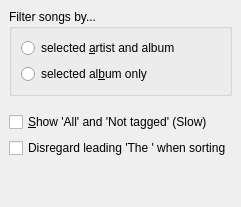
         <widget class="QWidget" name="libraryPage">
          <layout class="QVBoxLayout">
           <property name="spacing">
            <number>6</number>
           </property>
           <property name="leftMargin">
            <number>9</number>
           </property>
           <property name="topMargin">
            <number>9</number>
           </property>
           <property name="rightMargin">
            <number>9</number>
           </property>
           <property name="bottomMargin">
            <number>9</number>
           </property>
           <item>
            <widget class="QGroupBox" name="groupBox_6">
             <property name="title">
              <string>Filter songs by...</string>
             </property>
             <layout class="QVBoxLayout">
              <item>
               <widget class="QRadioButton" name="filterByBothRadio">
                <property name="text">
                 <string>selected &amp;artist and album</string>
                </property>
               </widget>
              </item>
              <item>
               <widget class="QRadioButton" name="filterByAlbumRadio">
                <property name="text">
                 <string>selected al&amp;bum only</string>
                </property>
               </widget>
              </item>
             </layout>
            </widget>
           </item>
           <item>
            <spacer>
             <property name="orientation">
              <enum>Qt::Vertical</enum>
             </property>
             <property name="sizeType">
              <enum>QSizePolicy::Minimum</enum>
             </property>
             <property name="sizeHint" stdset="0">
              <size>
               <width>20</width>
               <height>10</height>
              </size>
             </property>
            </spacer>
           </item>
           <item>
            <widget class="QCheckBox" name="showAllCheck">
             <property name="text">
              <string>&amp;Show 'All' and 'Not tagged' (Slow)</string>
             </property>
            </widget>
           </item>
           <item>
            <widget class="QCheckBox" name="disregardTheCheck">
             <property name="text">
              <string>Disregard leading 'The ' when sorting</string>
             </property>
            </widget>
           </item>
           <item>
            <spacer>
             <property name="orientation">
              <enum>Qt::Vertical</enum>
             </property>
             <property name="sizeHint" stdset="0">
              <size>
               <width>20</width>
               <height>40</height>
              </size>
             </property>
            </spacer>
           </item>
          </layout>
         </widget>
